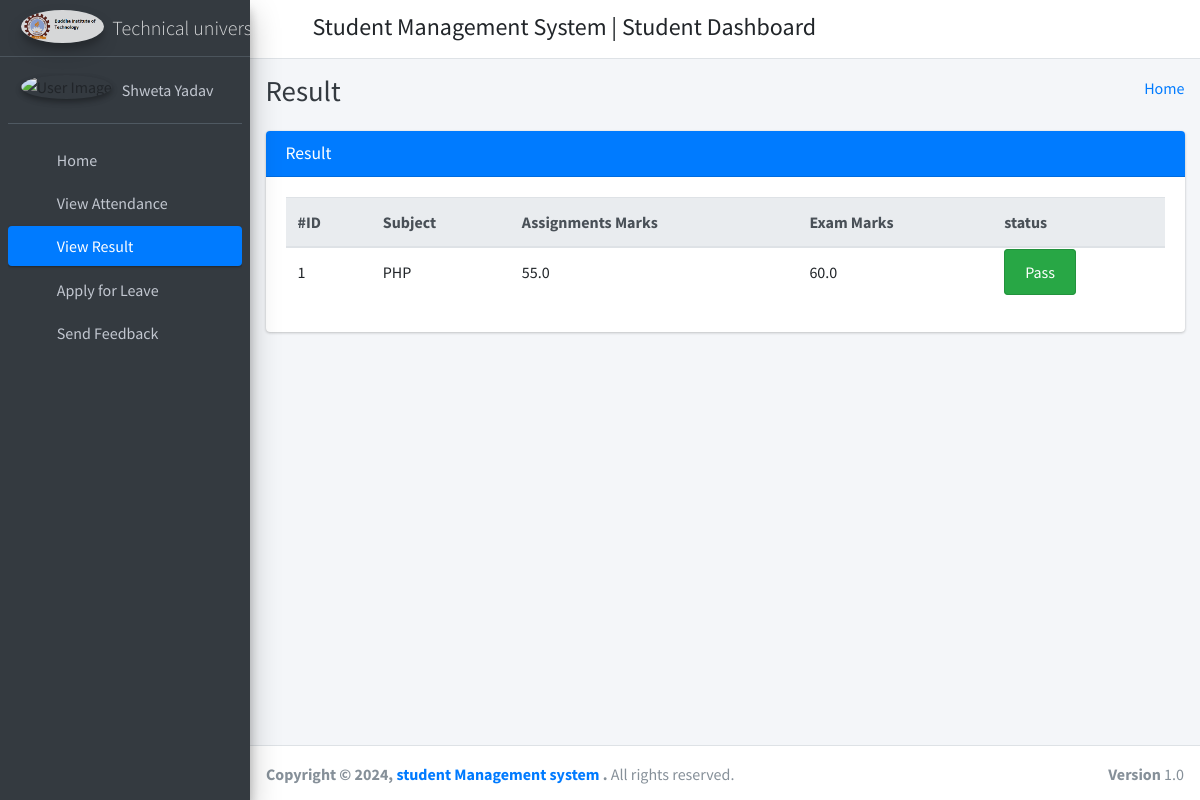
/student_view_result/ (signed in), run on the app's committed database.
### student_management_app/models.py (models this page shows)
class CustomUser(AbstractUser):
    user_type_data = ((1, "HOD"), (2, "Staff"), (3, "Student"))
    user_type = models.CharField(default=1, choices=user_type_data, max_length=10)

class StudentResult(models.Model):
    id = models.AutoField(primary_key=True)
    student_id = models.ForeignKey(Students, on_delete=models.CASCADE)
    subject_id = models.ForeignKey(Subjects, on_delete=models.CASCADE)
    subject_exam_marks = models.FloatField(default=0)
    subject_assignment_marks = models.FloatField(default=0)
    created_at = models.DateTimeField(auto_now_add=True)
    updated_at = models.DateTimeField(auto_now=True)
    objects = models.Manager()

class Subjects(models.Model):
    id =models.AutoField(primary_key=True)
    subject_name = models.CharField(max_length=255)
    course_id = models.ForeignKey(Courses, on_delete=models.CASCADE, default=1) #need to give defauult course
    staff_id = models.ForeignKey(CustomUser, on_delete=models.CASCADE)
    created_at = models.DateTimeField(auto_now_add=True)
    updated_at = models.DateTimeField(auto_now=True)
    objects = models.Manager()

### student_management_app/StudentViews.py (the view)
# urls.py: path('student_view_result/', StudentViews.student_view_result, name="student_view_result"),
def student_view_result(request):
    student = Students.objects.get(admin=request.user.id)
    student_result = StudentResult.objects.filter(student_id=student.id)
    context = {
        "student_result": student_result,
    }
    return render(request, "student_template/student_view_result.html", context)

### student_management_app/templates/student_template/student_view_result.html (shortened to what this page needs)
{% extends 'student_template/base_template.html' %}
{% block page_title %}
    Result
{% endblock page_title %}
{% block main_content %}
{% load static %}
<section class="content">
        <div class="container-fluid">
            <div class="row">
                <div class="col-md-12">
                    <div class="card card-primary">
                        <div class="card-header">
                            <h3 class="card-title">Result</h3>
                        </div>
                        <div class="card-body">
                           <div class="table-responsive">
                                <table class="table">
                                    <thead class="thead-light">
                                    <tr>
                                        <th>#ID</th>
                                        <th>Subject</th>
                                        <th>Assignments Marks</th>
                                        <th>Exam Marks</th>
                                        <th>status</th>
                                    </tr>
                                    </thead>
                                    {% for row in student_result %}
                                    <tr>
                                        <td>{{ row.id }}</td>
                                        <td>{{ row.subject_id.subject_name }}</td>
                                        <td>{{ row.subject_assignment_marks }}</td>
                                        <td>{{ row.subject_exam_marks }}</td>
                                        <td>
                                            {% if row.subject_exam_marks >= 40 %}
                                                <span class="alert alert-success">Pass</span>
                                            {% else %}
                                                <span class="alert alert-danger">Fail</span>
                                            {% endif %}
                                        </td>
                                    </tr>
                                    {% endfor %}
                                </table>
                            </div>
                        </div>
                    </div>
                </div>
            </div>
        </div>
      </section>
  {% endblock main_content %}

### student_management_app/templates/student_template/sidebar_template.html (shortened to what this page needs)
{% load static %}
<aside class="main-sidebar sidebar-dark-primary elevation-4">
      <a href="{% url 'student_home' %}" class="brand-link">
        <img src="{% static 'dist/img/download1.png' %}" alt="AdminLTE Logo" class="brand-image img-circle elevation-3"
            style="opacity: .8">
        <span class="brand-text font-weight-light">Technical  university</span>
      </a>
      <div class="sidebar">
        <div class="user-panel mt-3 pb-3 mb-3 d-flex">
          <div class="image">
            <img src="{% static 'dist/img/download.jpg' %}" class="img-circle elevation-2" alt="User Image">
          </div>
          <div class="info">
            <a href="{% url 'student_profile' %}" class="d-block">{{ user.first_name }} {{ user.last_name }}</a>
          </div>
        </div>
        <nav class="mt-2">
          <ul class="nav nav-pills nav-sidebar flex-column" data-widget="treeview" role="menu" data-accordion="false">
            <li class="nav-item">
              {% url 'student_home' as student_home %}
              <a href="{{ student_home }}" class="nav-link {% if request.path == student_home %} active {% endif %}">
                <i class="nav-icon fas fa-tachometer-alt"></i>
                <p>
                  Home
                </p>
              </a>
            </li>
            <li class="nav-item">
              {% url 'student_view_attendance' as student_view_attendance %}
              <a href="{{ student_view_attendance }}" class="nav-link {% if request.path == student_view_attendance %} active {% endif %}">
                <i class="nav-icon fas fa-calendar-alt"></i>
                <p>
                  View Attendance
                </p>
              </a>
            </li>
            <li class="nav-item">
              {% url 'student_view_result' as student_view_result %}
              <a href="{{ student_view_result }}" class="nav-link {% if request.path == student_view_result %} active {% endif %}">
                <i class="nav-icon fas fa-tasks"></i>
                <p>
                  View Result
                </p>
              </a>
            </li>
            <li class="nav-item">
              {% url 'student_apply_leave' as student_apply_leave %}
              <a href="{{ student_apply_leave }}" class="nav-link {% if request.path == student_apply_leave %} active {% endif %}">
                <i class="nav-icon fas fa-envelope-open-text"></i>
                <p>
                  Apply for Leave
                </p>
              </a>
            </li>
            <li class="nav-item">
              {% url 'student_feedback' as student_feedback %}
              <a href="{{ student_feedback }}" class="nav-link {% if request.path == student_feedback %} active {% endif %}">
                <i class="nav-icon fas fa-comments"></i>
                <p>
                  Send Feedback
                </p>
              </a>
            </li>
          </ul>
        </nav>
      </div>
    </aside>

### data on the page
CustomUser: first_name "Shweta", last_name "Yadav"
StudentResult: id "1", subject_id.subject_name "PHP", subject_assignment_marks "55.0", subject_exam_marks "60.0", shows "Pass"
